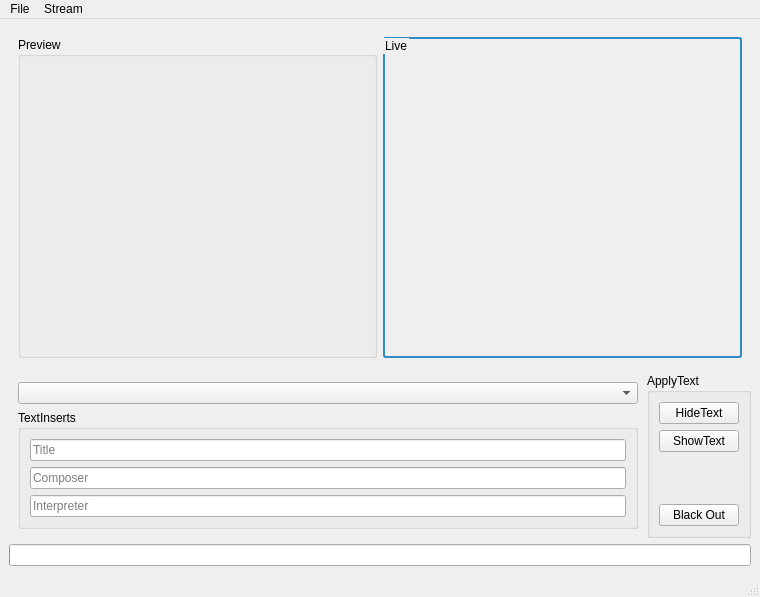
<?xml version="1.0" encoding="UTF-8"?>
<ui version="4.0">
 <class>MainWindow</class>
 <widget class="QMainWindow" name="MainWindow">
  <property name="geometry">
   <rect>
    <x>0</x>
    <y>0</y>
    <width>760</width>
    <height>597</height>
   </rect>
  </property>
  <property name="windowTitle">
   <string>MainWindow</string>
  </property>
  <widget class="QWidget" name="centralwidget">
   <layout class="QVBoxLayout" name="verticalLayout_2">
    <item>
     <widget class="QFrame" name="videoFrame">
      <layout class="QHBoxLayout" name="horizontalLayout">
       <item>
        <widget class="QGroupBox" name="previewFrame">
         <property name="title">
          <string>Preview</string>
         </property>
         <layout class="QGridLayout" name="gridLayout">
          <item row="0" column="0">
           <widget class="QWidget" name="previewWidget" native="true">
            <property name="minimumSize">
             <size>
              <width>320</width>
              <height>180</height>
             </size>
            </property>
           </widget>
          </item>
         </layout>
        </widget>
       </item>
       <item>
        <widget class="QGroupBox" name="liveFrame">
         <property name="palette">
          <palette>
           <active>
            <colorrole role="WindowText">
             <brush brushstyle="SolidPattern">
              <color alpha="255">
               <red>0</red>
               <green>0</green>
               <blue>0</blue>
              </color>
             </brush>
            </colorrole>
            <colorrole role="Dark">
             <brush brushstyle="SolidPattern">
              <color alpha="255">
               <red>255</red>
               <green>0</green>
               <blue>0</blue>
              </color>
             </brush>
            </colorrole>
            <colorrole role="Text">
             <brush brushstyle="SolidPattern">
              <color alpha="255">
               <red>0</red>
               <green>0</green>
               <blue>0</blue>
              </color>
             </brush>
            </colorrole>
            <colorrole role="ButtonText">
             <brush brushstyle="SolidPattern">
              <color alpha="255">
               <red>0</red>
               <green>0</green>
               <blue>0</blue>
              </color>
             </brush>
            </colorrole>
           </active>
           <inactive>
            <colorrole role="WindowText">
             <brush brushstyle="SolidPattern">
              <color alpha="255">
               <red>0</red>
               <green>0</green>
               <blue>0</blue>
              </color>
             </brush>
            </colorrole>
            <colorrole role="Dark">
             <brush brushstyle="SolidPattern">
              <color alpha="255">
               <red>255</red>
               <green>0</green>
               <blue>0</blue>
              </color>
             </brush>
            </colorrole>
            <colorrole role="Text">
             <brush brushstyle="SolidPattern">
              <color alpha="255">
               <red>0</red>
               <green>0</green>
               <blue>0</blue>
              </color>
             </brush>
            </colorrole>
            <colorrole role="ButtonText">
             <brush brushstyle="SolidPattern">
              <color alpha="255">
               <red>0</red>
               <green>0</green>
               <blue>0</blue>
              </color>
             </brush>
            </colorrole>
           </inactive>
           <disabled>
            <colorrole role="WindowText">
             <brush brushstyle="SolidPattern">
              <color alpha="255">
               <red>255</red>
               <green>0</green>
               <blue>0</blue>
              </color>
             </brush>
            </colorrole>
            <colorrole role="Dark">
             <brush brushstyle="SolidPattern">
              <color alpha="255">
               <red>255</red>
               <green>0</green>
               <blue>0</blue>
              </color>
             </brush>
            </colorrole>
            <colorrole role="Text">
             <brush brushstyle="SolidPattern">
              <color alpha="255">
               <red>255</red>
               <green>0</green>
               <blue>0</blue>
              </color>
             </brush>
            </colorrole>
            <colorrole role="ButtonText">
             <brush brushstyle="SolidPattern">
              <color alpha="255">
               <red>255</red>
               <green>0</green>
               <blue>0</blue>
              </color>
             </brush>
            </colorrole>
           </disabled>
          </palette>
         </property>
         <property name="styleSheet">
          <string notr="true">QGroupBox { 
     border: 2px solid palette(Highlight); 
     border-radius: 3px; 
 } </string>
         </property>
         <property name="title">
          <string>Live</string>
         </property>
         <layout class="QGridLayout" name="gridLayout_2">
          <item row="0" column="0">
           <widget class="QWidget" name="liveWidget" native="true">
            <property name="sizePolicy">
             <sizepolicy hsizetype="Minimum" vsizetype="Minimum">
              <horstretch>0</horstretch>
              <verstretch>0</verstretch>
             </sizepolicy>
            </property>
            <property name="minimumSize">
             <size>
              <width>320</width>
              <height>180</height>
             </size>
            </property>
           </widget>
          </item>
         </layout>
        </widget>
       </item>
      </layout>
     </widget>
    </item>
    <item>
     <widget class="QFrame" name="uiFrame">
      <property name="sizePolicy">
       <sizepolicy hsizetype="Preferred" vsizetype="Fixed">
        <horstretch>0</horstretch>
        <verstretch>0</verstretch>
       </sizepolicy>
      </property>
      <property name="styleSheet">
       <string notr="true">border style: solid grey 2px</string>
      </property>
      <property name="frameShape">
       <enum>QFrame::NoFrame</enum>
      </property>
      <property name="frameShadow">
       <enum>QFrame::Raised</enum>
      </property>
      <property name="lineWidth">
       <number>1</number>
      </property>
      <layout class="QHBoxLayout" name="horizontalLayout_2">
       <property name="spacing">
        <number>0</number>
       </property>
       <property name="margin">
        <number>0</number>
       </property>
       <item>
        <widget class="QFrame" name="textFrame">
         <property name="sizePolicy">
          <sizepolicy hsizetype="Preferred" vsizetype="Fixed">
           <horstretch>0</horstretch>
           <verstretch>0</verstretch>
          </sizepolicy>
         </property>
         <property name="frameShape">
          <enum>QFrame::NoFrame</enum>
         </property>
         <property name="frameShadow">
          <enum>QFrame::Raised</enum>
         </property>
         <layout class="QVBoxLayout" name="verticalLayout_3">
          <item>
           <widget class="QComboBox" name="selectText">
            <property name="sizePolicy">
             <sizepolicy hsizetype="Minimum" vsizetype="Fixed">
              <horstretch>0</horstretch>
              <verstretch>0</verstretch>
             </sizepolicy>
            </property>
           </widget>
          </item>
          <item>
           <widget class="QGroupBox" name="textInsertFrame">
            <property name="sizePolicy">
             <sizepolicy hsizetype="Preferred" vsizetype="Fixed">
              <horstretch>0</horstretch>
              <verstretch>0</verstretch>
             </sizepolicy>
            </property>
            <property name="title">
             <string>TextInserts</string>
            </property>
            <layout class="QVBoxLayout" name="verticalLayout_4">
             <item>
              <widget class="QLineEdit" name="titleEdit">
               <property name="text">
                <string/>
               </property>
               <property name="placeholderText">
                <string>Title</string>
               </property>
              </widget>
             </item>
             <item>
              <widget class="QLineEdit" name="composerEdit">
               <property name="text">
                <string/>
               </property>
               <property name="placeholderText">
                <string>Composer</string>
               </property>
              </widget>
             </item>
             <item>
              <widget class="QLineEdit" name="interpretEdit">
               <property name="text">
                <string/>
               </property>
               <property name="placeholderText">
                <string>Interpreter</string>
               </property>
              </widget>
             </item>
            </layout>
            <zorder>titleEdit</zorder>
            <zorder>composerEdit</zorder>
            <zorder>interpretEdit</zorder>
            <zorder>uiFrame</zorder>
           </widget>
          </item>
         </layout>
        </widget>
       </item>
       <item>
        <layout class="QHBoxLayout" name="horizontalLayout_3"/>
       </item>
       <item>
        <widget class="QGroupBox" name="applyFrame">
         <property name="title">
          <string>ApplyText</string>
         </property>
         <layout class="QVBoxLayout" name="verticalLayout">
          <item>
           <widget class="QPushButton" name="hideTextButton">
            <property name="text">
             <string>HideText</string>
            </property>
           </widget>
          </item>
          <item>
           <widget class="QPushButton" name="showTextButton">
            <property name="text">
             <string>ShowText</string>
            </property>
           </widget>
          </item>
          <item>
           <spacer name="verticalSpacer">
            <property name="orientation">
             <enum>Qt::Vertical</enum>
            </property>
            <property name="sizeHint" stdset="0">
             <size>
              <width>20</width>
              <height>40</height>
             </size>
            </property>
           </spacer>
          </item>
          <item>
           <widget class="QPushButton" name="blackoutButton">
            <property name="text">
             <string>Black Out</string>
            </property>
           </widget>
          </item>
         </layout>
        </widget>
       </item>
      </layout>
     </widget>
    </item>
    <item>
     <widget class="QFrame" name="streamstatusFrame">
      <property name="sizePolicy">
       <sizepolicy hsizetype="Preferred" vsizetype="Fixed">
        <horstretch>0</horstretch>
        <verstretch>0</verstretch>
       </sizepolicy>
      </property>
      <property name="frameShape">
       <enum>QFrame::NoFrame</enum>
      </property>
      <property name="frameShadow">
       <enum>QFrame::Raised</enum>
      </property>
      <layout class="QVBoxLayout" name="verticalLayout_5">
       <property name="margin">
        <number>0</number>
       </property>
       <item>
        <widget class="QProgressBar" name="streamstatusMeter">
         <property name="value">
          <number>0</number>
         </property>
         <property name="textVisible">
          <bool>false</bool>
         </property>
         <property name="invertedAppearance">
          <bool>false</bool>
         </property>
        </widget>
       </item>
      </layout>
     </widget>
    </item>
   </layout>
  </widget>
  <widget class="QMenuBar" name="menubar">
   <property name="geometry">
    <rect>
     <x>0</x>
     <y>0</y>
     <width>760</width>
     <height>19</height>
    </rect>
   </property>
   <widget class="QMenu" name="menuFile">
    <property name="title">
     <string>File</string>
    </property>
    <addaction name="actionPreferences"/>
    <addaction name="separator"/>
    <addaction name="actionQuit"/>
   </widget>
   <widget class="QMenu" name="menuStream">
    <property name="title">
     <string>Stream</string>
    </property>
    <addaction name="actionStreamPrefs"/>
    <addaction name="actionStreamStart"/>
   </widget>
   <addaction name="menuFile"/>
   <addaction name="menuStream"/>
  </widget>
  <widget class="QStatusBar" name="statusbar"/>
  <action name="actionQuit">
   <property name="text">
    <string>Quit</string>
   </property>
  </action>
  <action name="actionLoad">
   <property name="text">
    <string>Load</string>
   </property>
  </action>
  <action name="actionStreamStart">
   <property name="checkable">
    <bool>true</bool>
   </property>
   <property name="checked">
    <bool>true</bool>
   </property>
   <property name="text">
    <string>Start</string>
   </property>
  </action>
  <action name="actionStreamPrefs">
   <property name="text">
    <string>Preferences</string>
   </property>
  </action>
  <action name="actionPreferences">
   <property name="text">
    <string>Preferences</string>
   </property>
  </action>
 </widget>
 <resources/>
 <connections/>
</ui>
